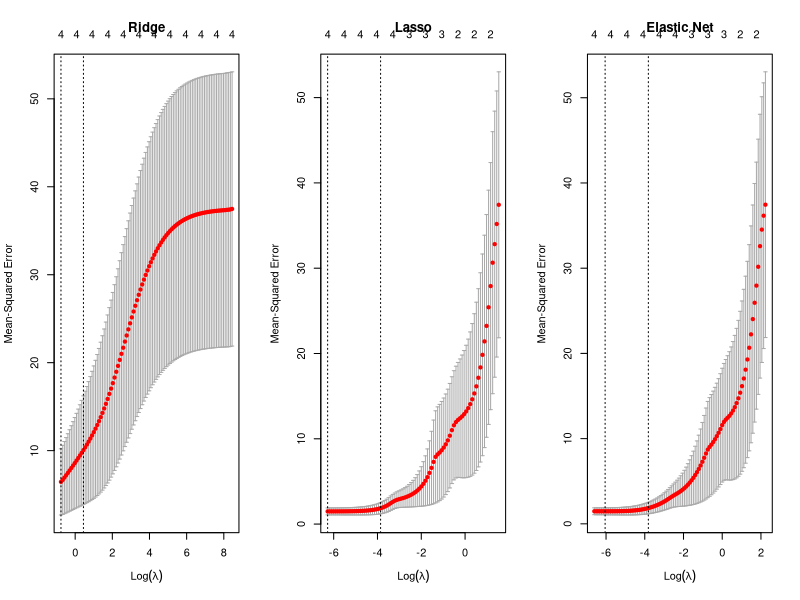
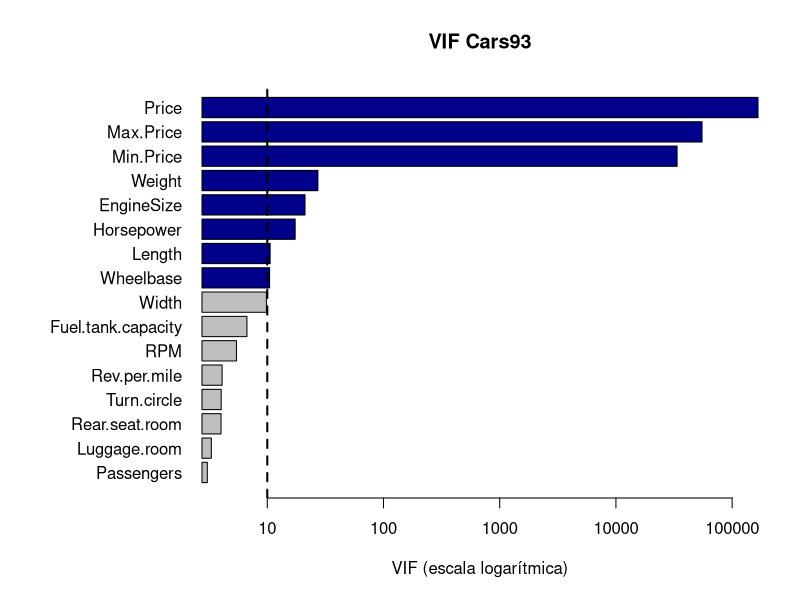
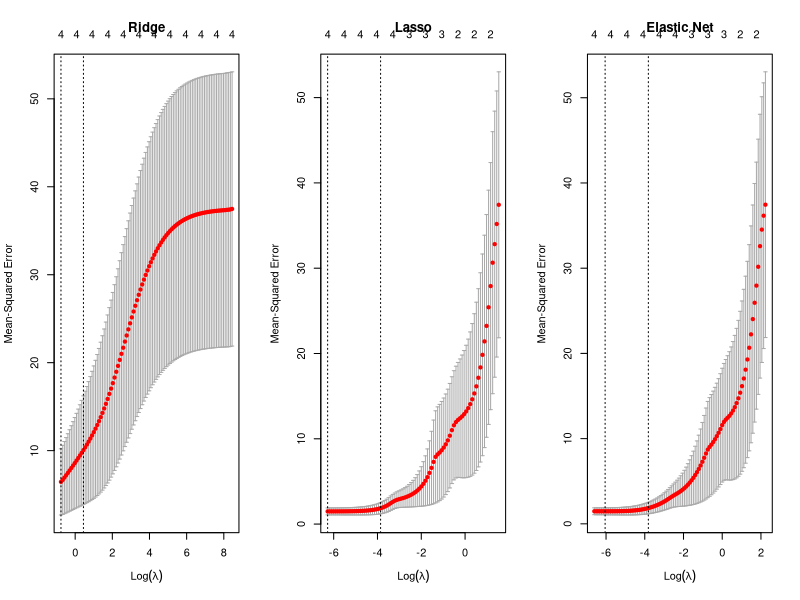
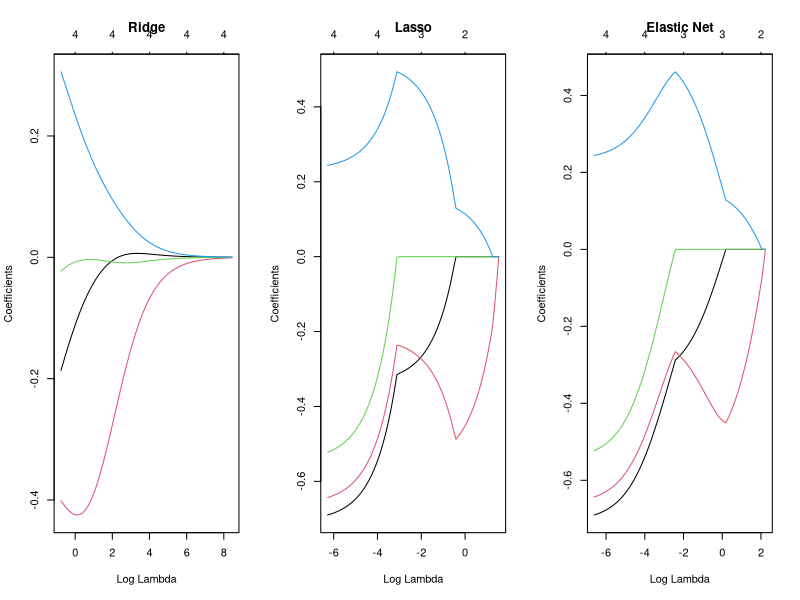
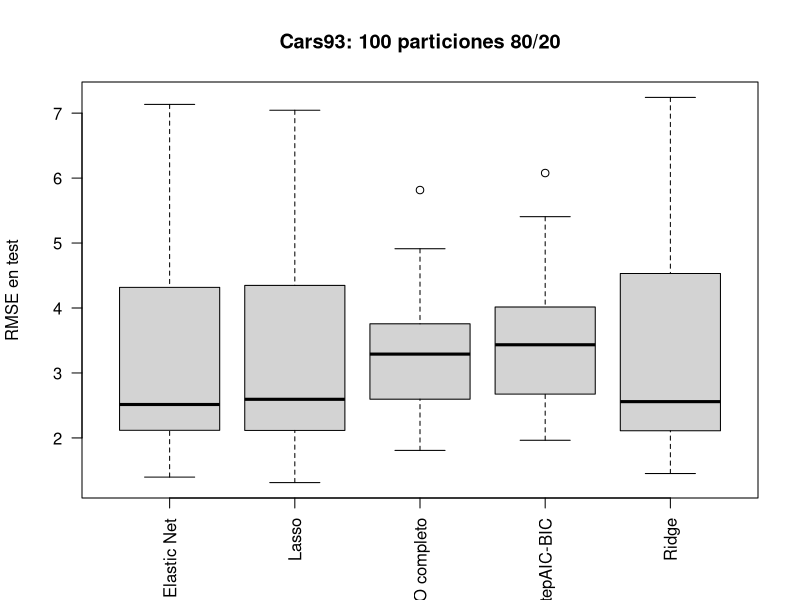
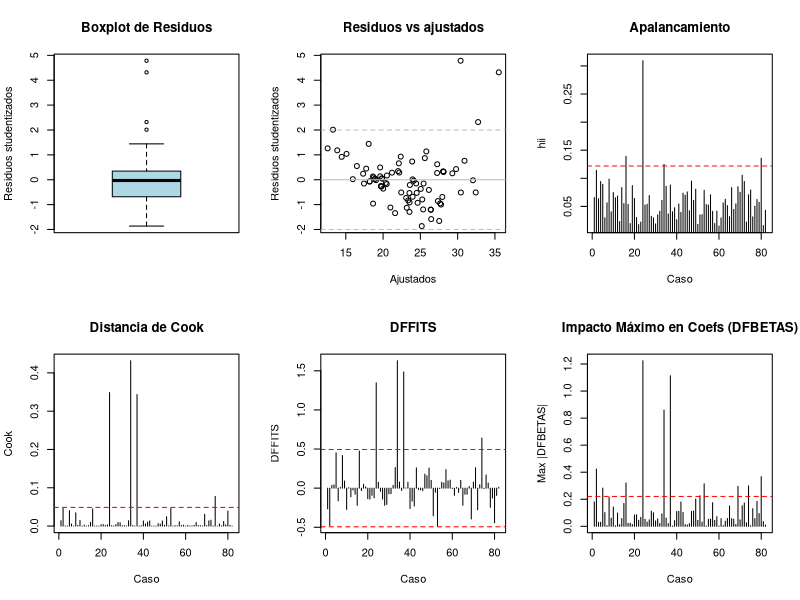

Generate these figures, in order, with R:
# =====================================================================
# LABORATORIO MEA: Colinealidad, Selección, Regularización y Validez
# Ejecutar desde una sesión limpia de R. Semilla fija: 2026.
# =====================================================================

set.seed(2026)
options(width = 100, digits = 4, scipen = 999)

# 1. CREACIÓN AUTOMÁTICA DE CARPETAS DE PROYECTO ----------------------
for (d in c("registros", "resultados", "figuras")) {
  if (!dir.exists(d)) {
    dir.create(d, recursive = TRUE)
    cat("Carpeta creada:", d, "\n")
  }
}

# 2. CARGA Y VERIFICACIÓN DE PAQUETES ----------------------------------
paquetes <- c("MASS", "car", "leaps", "glmnet", "mlbench")
faltan <- paquetes[!vapply(paquetes, requireNamespace, logical(1), quietly = TRUE)]
if (length(faltan)) stop("Instala primero: ", paste(faltan, collapse = ", "))

suppressPackageStartupMessages({
  library(MASS); library(car); library(leaps); library(glmnet); library(mlbench)
})

# Funciones auxiliares de cálculo
rmse <- function(y, pred) sqrt(mean((y - pred)^2, na.rm = TRUE))

condicion <- function(X) {
  ev <- eigen(cor(as.matrix(X)), symmetric = TRUE, only.values = TRUE)$values
  ev <- pmax(ev, .Machine$double.eps)
  list(valores_propios = ev, indices = sqrt(max(ev) / ev),
       numero_condicion = sqrt(max(ev) / min(ev)))
}

bkw <- function(X, centrar = TRUE, constante = FALSE) {
  Z <- as.matrix(X)
  if (centrar) Z <- scale(Z, center = TRUE, scale = FALSE)
  if (constante) Z <- cbind(Intercepto = 1, Z)
  normas <- sqrt(colSums(Z^2))
  if (any(normas == 0)) stop("BKW: columna de norma cero")
  Z <- sweep(Z, 2, normas, "/")
  s <- svd(Z)
  indices <- max(s$d) / pmax(s$d, .Machine$double.eps)
  phi <- sweep(s$v^2, 2, pmax(s$d^2, .Machine$double.eps), "/")
  prop <- phi / rowSums(phi)
  rownames(prop) <- colnames(Z)
  colnames(prop) <- paste0("Dim", seq_len(ncol(prop)))
  list(indices = indices, proporciones = prop)
}

vif_seguro <- function(modelo) {
  if (length(attr(terms(modelo), "term.labels")) < 2)
    return(data.frame(variable = character(), VIF = numeric()))
  z <- car::vif(modelo)
  if (is.matrix(z)) z <- z[, "GVIF"]^(1 / (2 * z[, "Df"]))
  data.frame(variable = names(z), VIF = as.numeric(z), row.names = NULL)
}

subconjuntos <- function(datos, respuesta, predictores) {
  f <- reformulate(predictores, response = respuesta)
  rs <- regsubsets(f, data = datos, nvmax = length(predictores),
                   method = "exhaustive", really.big = TRUE)
  s <- summary(rs)
  n <- nrow(datos); sse <- s$rss
  p <- rowSums(s$which)  # Número de parámetros por modelo (incluye intercepto)
  full <- lm(f, data = datos)
  sigma2 <- sum(resid(full)^2) / df.residual(full)
  tab <- data.frame(
    numero_predictores = seq_along(sse), SSE = sse,
    R2_ajustado = s$adjr2,
    Cp = sse / sigma2 - n + 2 * p,
    AIC = n * log(sse / n) + 2 * p,
    BIC = n * log(sse / n) + log(n) * p
  )
  list(ajuste = rs, resumen = s, tabla = tab)
}


# 3. DATOS Y COMPROBACIONES --------------------------------------------
H <- MASS::cement
names(H) <- c("Y", "X1", "X2", "X3", "X4")

vars_cars <- c("MPG.city", "Min.Price", "Price", "Max.Price", "EngineSize",
               "Horsepower", "RPM", "Rev.per.mile", "Fuel.tank.capacity", "Passengers",
               "Length", "Wheelbase", "Width", "Turn.circle", "Rear.seat.room",
               "Luggage.room", "Weight")
C0 <- MASS::Cars93[, vars_cars]
cat("Hald:", dim(H), "\n")
cat("Cars93 original:", dim(MASS::Cars93), "\n")
cat("Filas Cars93 con NA en variables seleccionadas:",
    sum(!complete.cases(C0)), "de", nrow(C0), "\n")
C <- C0[complete.cases(C0), , drop = FALSE]
dim(C)

data("BostonHousing", package = "mlbench")
B <- BostonHousing[, c("medv", "indus", "rm", "ptratio", "lstat")]
B <- B[complete.cases(B), , drop = FALSE]
names(B) <- c("Y", "indus", "rm", "ptratio", "lstat")
stopifnot(nrow(H) == 13, ncol(H) == 5, all(vapply(C, is.numeric, logical(1))))


# 4. F2: DIAGNÓSTICO DE COLINEALIDAD ------------------------------------
cat("\n================ F2: COLINEALIDAD ================\n")
XH <- H[, -1, drop = FALSE]
XC <- C[, setdiff(names(C), "MPG.city"), drop = FALSE]
cat("\nCorrelaciones Hald:\n"); print(round(cor(XH), 3))
corC <- cor(XC)
cat("\nCorrelaciones Cars93:\n"); print(round(corC, 3))

idx <- which(abs(corC) >= .80 & upper.tri(corC), arr.ind = TRUE)
if (nrow(idx)) {
  pares <- data.frame(variable_1 = rownames(corC)[idx[, 1]],
                      variable_2 = colnames(corC)[idx[, 2]], correlacion = corC[idx])
  print(pares[order(-abs(pares$correlacion)), ], row.names = FALSE)
}

mH <- lm(Y ~ ., data = H)
mC <- lm(MPG.city ~ ., data = C)
cat("\nVIF Hald:\n"); print(vif_seguro(mH))
cat("\nVIF Cars93:\n"); print(sort(car::vif(mC), decreasing = TRUE))
cat("\nCondición Hald:\n"); print(condicion(XH))
cat("\nCondición Cars93:\n"); print(condicion(XC))

correr_bkw <- function(X, nombre) {
  configs <- list(centrado_sin_constante = c(TRUE, FALSE),
                  sin_centrar_sin_constante = c(FALSE, FALSE),
                  centrado_con_constante = c(TRUE, TRUE),
                  sin_centrar_con_constante = c(FALSE, TRUE))
  out <- list()
  for (nm in names(configs)) {
    z <- bkw(X, centrar = configs[[nm]][1], constante = configs[[nm]][2])
    out[[nm]] <- z
    cat("\nBKW", nombre, "-", nm, "\n")
    print(data.frame(dimension = seq_along(z$indices),
                     indice_condicion = round(z$indices, 3)))
  }
  invisible(out)
}
bkw_H <- correr_bkw(XH, "Hald")
bkw_C <- correr_bkw(XC, "Cars93")


# 5. F3: SELECCIÓN DE VARIABLES ----------------------------------------
cat("\n================ F3: SELECCIÓN ================\n")
sel_H <- subconjuntos(H, "Y", names(XH))
cat("\nHald, mejor subconjunto por tamaño:\n"); print(sel_H$tabla, row.names = FALSE)

null_H <- lm(Y ~ 1, data = H); full_H <- lm(Y ~ ., data = H)
fwd_H <- stepAIC(null_H, scope = list(lower = null_H, upper = full_H), direction = "forward", trace = FALSE)
bwd_H <- stepAIC(full_H, direction = "backward", trace = FALSE)
both_H <- stepAIC(null_H, scope = list(lower = null_H, upper = full_H), direction = "both", trace = FALSE)
vars_exh_H <- names(coef(sel_H$ajuste, id = which.min(sel_H$tabla$BIC)))[-1]
modelos_H <- list(exhaustivo_BIC = lm(reformulate(vars_exh_H, "Y"), data = H),
                  forward = fwd_H, backward = bwd_H, stepwise = both_H)

sel_B <- subconjuntos(B, "Y", names(B)[-1])
cat("\nBostonHousing, mejor subconjunto por tamaño:\n")
print(sel_B$tabla, row.names = FALSE)
vars_B <- names(coef(sel_B$ajuste, id = which.min(sel_B$tabla$BIC)))[-1]
modelo_B_BIC <- lm(reformulate(vars_B, "Y"), data = B)

pred_C <- setdiff(names(C), "MPG.city")
sel_C <- subconjuntos(C, "MPG.city", pred_C)
cat("\nCars93, mejor subconjunto por tamaño:\n"); print(sel_C$tabla, row.names = FALSE)
vars_BIC_C <- names(coef(sel_C$ajuste, id = which.min(sel_C$tabla$BIC)))[-1]
mC_BIC_exh <- lm(reformulate(vars_BIC_C, "MPG.city"), data = C)
mC_full <- lm(MPG.city ~ ., data = C)
mC_AIC <- stepAIC(mC_full, direction = "both", k = 2, trace = FALSE)
mC_BIC <- stepAIC(mC_full, direction = "both", k = log(nrow(C)), trace = FALSE)

# --- F3 (Continuación): VIF, n efectivo y evaluaciones ----------------

# 1. Declarar n efectivo en Cars93 tras eliminar NAs
cat("\nTamaño muestral efectivo (Cars93, sin NAs): n =", nrow(C), "\n")


# 2. VIF de los modelos elegidos en Hald (Ej. 8b)
cat("\n--- VIFs Modelos Seleccionados (Hald) ---\n")
cat("\n[Hald - BIC Exhaustivo]:\n")
print(car::vif(modelos_H$exhaustivo_BIC))

cat("\n[Hald - Stepwise/AIC]:\n")
print(car::vif(modelos_H$stepwise))

# 3. VIF del modelo elegido en BostonHousing
cat("\n--- VIF Modelo Seleccionado (BostonHousing) ---\n")
print(car::vif(modelo_B_BIC))

# 4. VIF de los modelos elegidos en Cars93
cat("\n--- VIFs Modelos Seleccionados (Cars93) ---\n")
cat("\n[Cars93 - BIC Exhaustivo]:\n")
print(car::vif(mC_BIC_exh))

cat("\n[Cars93 - stepAIC (k = 2)]:\n")
print(car::vif(mC_AIC))

cat("\n[Cars93 - stepBIC (k = log(n))]:\n")
print(car::vif(mC_BIC))

# 5. Comparación de espacio de búsqueda: 2^p vs Paso a Paso
p_Hald <- ncol(XH)
p_Cars <- length(pred_C)

cat("\n--- Espacio de Búsqueda Evaluado ---\n")
cat("Hald (p =", p_Hald, "): Búsqueda exhaustiva evalúa 2^p =", 2^p_Hald, "modelos.\n")
cat("Cars93 (p =", p_Cars, "): Búsqueda exhaustiva evaluaría 2^p =", 2^p_Cars, "modelos.\n")

# 6. F4: RIDGE, LASSO Y ELASTIC NET EN HALD ---------------------------
cat("\n================ F4: REGULARIZACIÓN ================\n")
yH <- H$Y; nH <- length(yH); folds_H <- seq_len(nH) 

ajustar_cv <- function(X, y, alpha, foldid) {
  cv.glmnet(as.matrix(X), as.numeric(y), alpha = alpha, foldid = foldid,
            nfolds = length(unique(foldid)), standardize = TRUE,
            type.measure = "mse", grouped = FALSE)
}
cv_r <- ajustar_cv(XH, yH, 0, folds_H)
cv_l <- ajustar_cv(XH, yH, 1, folds_H)
cv_e <- ajustar_cv(XH, yH, .5, folds_H)

res_cv <- function(cv, metodo) data.frame(metodo = metodo,
                                          lambda_min = cv$lambda.min, lambda_1se = cv$lambda.1se,
                                          error_CV_min = min(cv$cvm))
tabla_cv_H <- rbind(res_cv(cv_r, "Ridge"), res_cv(cv_l, "Lasso"),
                    res_cv(cv_e, "Elastic Net alpha=0.5"))
print(tabla_cv_H, row.names = FALSE)

# Guardar Gráficos de Validación Cruzada en 'figuras/'
png("figuras/hald_cv.png", width = 1500, height = 500, res = 140)
par(mfrow = c(1, 3)); plot(cv_r, main = "Ridge"); plot(cv_l, main = "Lasso"); plot(cv_e, main = "Elastic Net")
dev.off()

fit_r <- glmnet(XH, yH, alpha = 0, standardize = TRUE)
fit_l <- glmnet(XH, yH, alpha = 1, standardize = TRUE)
fit_e <- glmnet(XH, yH, alpha = .5, standardize = TRUE)


# === CONTINUACIÓN FASE 4 (Desde la línea 187 limpia) ===

fit_r <- glmnet(XH, yH, alpha = 0, standardize = TRUE)
fit_l <- glmnet(XH, yH, alpha = 1, standardize = TRUE)
fit_e <- glmnet(XH, yH, alpha = .5, standardize = TRUE)

coef_tabla <- function(cv, metodo) {
  a <- as.matrix(coef(cv, s = "lambda.min"))
  b <- as.matrix(coef(cv, s = "lambda.1se"))
  data.frame(variable = rownames(a), metodo = metodo,
             lambda_min = a[, 1], lambda_1se = b[, 1], row.names = NULL)
}
tabla_coef_H <- rbind(coef_tabla(cv_r, "Ridge"), coef_tabla(cv_l, "Lasso"),
                      coef_tabla(cv_e, "Elastic Net"))

# Estabilidad por 100 submuestras
set.seed(2026)
B_est <- 100
freq <- matrix(0, ncol(XH), 2, dimnames = list(colnames(XH), c("Lasso", "ElasticNet")))

for (b in seq_len(B_est)) {
  ids <- sample(seq_len(nH), 10)
  fold_b <- sample(rep(1:5, length.out = length(ids)))
  try({
    l <- cv.glmnet(XH[ids, , drop = FALSE], yH[ids], alpha = 1, foldid = fold_b, nfolds = 5, standardize = TRUE, grouped = FALSE)
    e <- cv.glmnet(XH[ids, , drop = FALSE], yH[ids], alpha = .5, foldid = fold_b, nfolds = 5, standardize = TRUE, grouped = FALSE)
    co_l <- coef(l, s = "lambda.1se")
    co_e <- coef(e, s = "lambda.1se")
    if (!is.null(co_l)) freq[, 1] <- freq[, 1] + (as.matrix(co_l)[-1, 1] != 0)
    if (!is.null(co_e)) freq[, 2] <- freq[, 2] + (as.matrix(co_e)[-1, 1] != 0)
  }, silent = TRUE)
}
freq <- data.frame(variable = rownames(freq), freq / B_est, row.names = NULL)
df_H <- rbind(data.frame(metodo = "Ridge", lambda = fit_r$lambda, df = fit_r$df),
              data.frame(metodo = "Lasso", lambda = fit_l$lambda, df = fit_l$df),
              data.frame(metodo = "Elastic Net", lambda = fit_e$lambda, df = fit_e$df))

# 7. VALIDACIÓN PREDICTIVA CARS93 (100 PARTICIONES 80/20) ------------
cat("\nValidación predictiva Cars93: 100 particiones 80/20\n")
set.seed(2026); B_split <- 100
salidas <- vector("list", B_split)

for (b in seq_len(B_split)) {
  ids <- sample(seq_len(nrow(C)), floor(.8 * nrow(C)))
  train <- C[ids, , drop = FALSE]; test <- C[-ids, , drop = FALSE]
  ols <- lm(MPG.city ~ ., data = train)
  bic <- tryCatch(stepAIC(ols, direction = "both", k = log(nrow(train)), trace = FALSE),
                  error = function(e) ols)
  xt <- as.matrix(train[, pred_C, drop = FALSE])
  xv <- as.matrix(test[, pred_C, drop = FALSE]); yt <- train$MPG.city
  folds <- min(5, length(yt)); foldid <- sample(rep(seq_len(folds), length.out = length(yt)))
  
  r <- cv.glmnet(xt, yt, alpha = 0, foldid = foldid, nfolds = folds, standardize = TRUE, grouped = FALSE)
  l <- cv.glmnet(xt, yt, alpha = 1, foldid = foldid, nfolds = folds, standardize = TRUE, grouped = FALSE)
  e <- cv.glmnet(xt, yt, alpha = .5, foldid = foldid, nfolds = folds, standardize = TRUE, grouped = FALSE)
  
  pred <- c(rmse(test$MPG.city, predict(ols, newdata = test)),
            rmse(test$MPG.city, predict(bic, newdata = test)),
            rmse(test$MPG.city, predict(r, newx = xv, s = "lambda.1se")),
            rmse(test$MPG.city, predict(l, newx = xv, s = "lambda.1se")),
            rmse(test$MPG.city, predict(e, newx = xv, s = "lambda.1se")))
  
  salidas[[b]] <- data.frame(particion = b,
                             metodo = c("MCO completo", "MCO stepAIC-BIC", "Ridge", "Lasso", "Elastic Net"),
                             RMSE = as.numeric(pred))
}

salidas <- do.call(rbind, salidas)
resumen_rmse <- do.call(rbind, lapply(split(salidas$RMSE, salidas$metodo), function(z)
  c(media = mean(z), sd = sd(z))))
resumen_rmse <- data.frame(metodo = rownames(resumen_rmse),
                           RMSE_media = resumen_rmse[, "media"], RMSE_sd = resumen_rmse[, "sd"], row.names = NULL)
resumen_rmse <- resumen_rmse[order(resumen_rmse$RMSE_media), ]

# 8. F5: RESIDUOS E INFLUENCIA -----------------------------------------
cat("\n================ F5: VALIDEZ ================\n")
m_diag <- mC_BIC_exh
n <- nobs(m_diag)
p <- length(coef(m_diag))

rs <- rstudent(m_diag)
hii <- hatvalues(m_diag)
cook <- cooks.distance(m_diag)
dff <- dffits(m_diag)
dfb <- dfbetas(m_diag)

umbral_cook <- 4/n
umbral_hii <- 2*p/n
umbral_dff <- 2*sqrt(p/n)
umbral_dfb <- 2/sqrt(n)

casos_cook <- which(cook > umbral_cook)

if (length(casos_cook) > 0) {
  cat("\nCasos influyentes identificados (Cook > 4/n):", paste(casos_cook, collapse=", "), "\n")
  
  m_diag_sin <- lm(formula(m_diag), data = C[-casos_cook, ])
  comp_sens <- data.frame(
    Variable = names(coef(m_diag)),
    Modelo_Completo = coef(m_diag),
    Sin_Influyentes = coef(m_diag_sin),
    Dif_Relativa_Pct = round(((coef(m_diag_sin) - coef(m_diag)) / coef(m_diag)) * 100, 2)
  )
  cat("\nTabla de Sensibilidad (Coeficientes) al retirar influyentes:\n")
  print(comp_sens, row.names = FALSE)
  write.csv(comp_sens, "resultados/cars93_sensibilidad_influencia.csv", row.names = FALSE)
  
  cat("\nRe-evaluando la selección de variables sin casos influyentes...\n")
  sel_C_sin <- subconjuntos(C[-casos_cook, ], "MPG.city", pred_C)
  vars_BIC_C_sin <- names(coef(sel_C_sin$ajuste, id = which.min(sel_C_sin$tabla$BIC)))[-1]
  
  cat("Selección original (BIC):", paste(vars_BIC_C, collapse=", "), "\n")
  cat("Selección sin influyentes (BIC):", paste(vars_BIC_C_sin, collapse=", "), "\n")
} else {
  cat("\nNo se identificaron casos con Distancia de Cook > 4/n.\n")
}

cat("\n--- ADVERTENCIA SOBRE INFERENCIA POSTERIOR A LA SELECCIÓN ---\n")
cat("Los valores p e intervalos de confianza reportados asumen un modelo fijado a priori.\n")
cat("Dado que este modelo fue seleccionado empíricamente usando los mismos datos\n")
cat("(criterio BIC), la inferencia clásica post-selección no es válida.\n")

# 9. CONSOLIDACIÓN DE GRÁFICOS (GENERADOS UNA SOLA VEZ) ----------------
cat("\nGenerando gráficos y guardándolos en 'figuras/'...\n")

png("figuras/01_vif_cars93.png", width = 800, height = 600, res = 120)
vifs <- sort(car::vif(mC_full), decreasing = FALSE)
par(mar = c(5, 10, 4, 2) + 0.1) 
barplot(vifs, horiz = TRUE, las = 1, col = ifelse(vifs > 10, "darkblue", "gray"), log = "x", main = "VIF Cars93", xlab = "VIF (escala logarítmica)")
abline(v = 10, lty = 2, lwd = 2)
par(mar = c(5, 4, 4, 2) + 0.1)
dev.off()

png("figuras/F4_CV_Hald.png", width = 1500, height = 500, res = 140)
par(mfrow = c(1, 3)); plot(cv_r, main = "Ridge"); plot(cv_l, main = "Lasso"); plot(cv_e, main = "Elastic Net")
dev.off()

png("figuras/F4_trayectorias_Hald.png", width = 1500, height = 500, res = 140)
par(mfrow = c(1, 3)); plot(fit_r, xvar = "lambda", main = "Ridge"); plot(fit_l, xvar = "lambda", main = "Lasso"); plot(fit_e, xvar = "lambda", main = "Elastic Net")
dev.off()

png("figuras/F4_RMSE_Cars93.png", width = 1000, height = 600, res = 130)
boxplot(RMSE ~ metodo, data = salidas, las = 2, ylab = "RMSE en test", main = "Cars93: 100 particiones 80/20", xlab = "")
dev.off()


png("figuras/cars93_diagnosticos.png", width = 1600, height = 1000, res = 130)
par(mfrow = c(2, 3))
boxplot(rs, main = "Boxplot de Residuos", ylab = "Residuos studentizados", col="lightblue")
plot(fitted(m_diag), rs, xlab = "Ajustados", ylab = "Residuos studentizados", main = "Residuos vs ajustados")
abline(h = c(-2, 0, 2), lty = c(2, 1, 2), col="gray")
plot(hii, type = "h", main = "Apalancamiento", ylab = "hii", xlab = "Caso"); abline(h = umbral_hii, lty = 2, col = "red")
plot(cook, type = "h", main = "Distancia de Cook", ylab = "Cook", xlab = "Caso"); abline(h = umbral_cook, lty = 2, col = "red")
plot(dff, type = "h", main = "DFFITS", ylab = "DFFITS", xlab = "Caso"); abline(h = c(-umbral_dff, umbral_dff), lty = 2, col = "red")
plot(apply(abs(dfb), 1, max), type = "h", main = "Impacto Máximo en Coefs (DFBETAS)", ylab = "Max |DFBETAS|", xlab = "Caso"); abline(h = umbral_dfb, lty = 2, col = "red")
dev.off()

cat("\n================ RESUMEN COMPARATIVO FINAL ===============-\n")
if (exists("tabla_coef_H")) {
  cat("\n1. Comparativa de Coeficientes (Hald):\n")
  print(tabla_coef_H, row.names = FALSE)
}
if (exists("resumen_rmse")) {
  cat("\n2. Resumen del Error Predictivo (RMSE en Cars93 - 100 particiones):\n")
  print(resumen_rmse, row.names = FALSE)
}

# 10. EXPORTACIÓN FINAL A CSV Y REGISTROS -----------------------------
write.csv(salidas, "resultados/cars93_rmse_100_particiones.csv", row.names = FALSE)
write.csv(resumen_rmse, "resultados/cars93_resumen_rmse.csv", row.names = FALSE)
write.csv(sel_H$tabla, "resultados/hald_seleccion.csv", row.names = FALSE)
write.csv(sel_B$tabla, "resultados/boston_seleccion.csv", row.names = FALSE)
write.csv(sel_C$tabla, "resultados/cars93_seleccion.csv", row.names = FALSE)
write.csv(tabla_cv_H, "resultados/hald_cv.csv", row.names = FALSE)
write.csv(tabla_coef_H, "resultados/hald_coeficientes.csv", row.names = FALSE)
write.csv(df_H, "resultados/hald_grados_libertad.csv", row.names = FALSE)
write.csv(freq, "resultados/hald_estabilidad.csv", row.names = FALSE)
writeLines(capture.output(sessionInfo()), "registros/session_info.txt")
